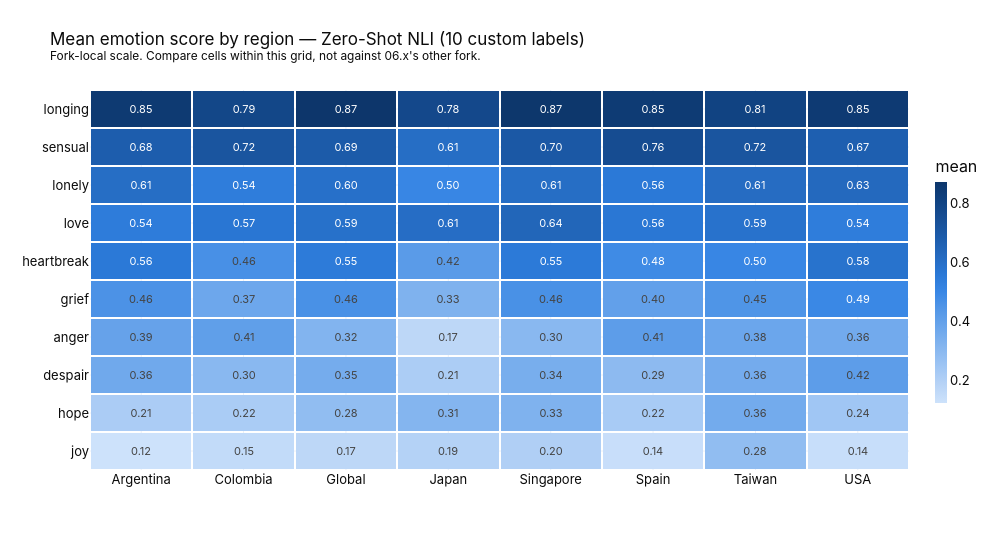

The cell this chart's notebook holds for it:
### Markdown cell above
### 3. Regional emotion profile — raw mean scores *(fork-local)*

Mean score per region per emotion, on this fork's native scale. Useful for
reading *within* the grid (which emotion runs hottest in a region), **not** for
comparing a cell against the sibling notebook's same-named cell.

### Code cell
heat = df.groupby("region")[charted_cols].mean().reindex(regions)
heat.columns = charted_names

fig = px.imshow(
    heat.T,
    labels=dict(x="", y="", color="mean score"),
    color_continuous_scale=SEQ_BLUE,
    aspect="auto",
    text_auto=".2f",
)
fig.update_traces(
    textfont_size=11,
    hovertemplate="<b>%{x}</b> · %{y}<br>mean score %{z:.3f}<extra></extra>",
    xgap=2, ygap=2,   # surface gap between cells
)
fig.update_layout(
    title=f"Mean emotion score by region — {LABEL}<br>"
          f"<sup>Fork-local scale. Compare cells within this grid, not against 06.x's other fork.</sup>",
    height=60 + 34 * len(charted_names) + 140, width=1000,
    coloraxis_colorbar=dict(title="mean", thickness=12, len=0.7),
    **LAYOUT,
)
fig.show()
display(heat.round(3))

### Figure 1 — Plotly figure (JSON) as saved in the notebook; plotly's stock layout.template omitted (floating-point values rounded to 4 significant figures)
{"data": [{"coloraxis": "coloraxis", "hovertemplate": "<b>%{x}</b> · %{y}<br>mean score %{z:.3f}<extra></extra>", "name": "0", "textfont": {"size": 11}, "texttemplate": "%{z:.2f}", "type": "heatmap", "x": ["Argentina", "Colombia", "Global", "Japan", "Singapore", "Spain", "Taiwan", "USA"], "xaxis": "x", "xgap": 2, "y": ["longing", "sensual", "lonely", "love", "heartbreak", "grief", "anger", "despair", "hope", "joy"], "yaxis": "y", "ygap": 2, "z": [[0.8525, 0.788, 0.8732, 0.7808, 0.8692, 0.848, 0.8064, 0.8501], [0.6802, 0.7204, 0.6917, 0.6052, 0.703, 0.7613, 0.7196, 0.6712], [0.6063, 0.5389, 0.5962, 0.5032, 0.607, 0.5575, 0.6148, 0.6263], [0.542, 0.5684, 0.5925, 0.6075, 0.6426, 0.5646, 0.5865, 0.5372], [0.557, 0.4645, 0.5485, 0.4218, 0.5513, 0.4841, 0.5006, 0.5836], [0.4552, 0.3729, 0.4616, 0.3264, 0.4622, 0.4012, 0.4476, 0.4946], [0.3918, 0.4073, 0.3186, 0.1675, 0.3025, 0.4141, 0.3767, 0.3605], [0.3644, 0.3013, 0.3518, 0.2113, 0.3435, 0.2915, 0.3551, 0.415], [0.2141, 0.2162, 0.2807, 0.3145, 0.326, 0.221, 0.3562, 0.2413], [0.1218, 0.1524, 0.1687, 0.191, 0.201, 0.1364, 0.2797, 0.1396]]}], "layout": {"coloraxis": {"colorbar": {"len": 0.7, "thickness": 12, "title": {"text": "mean"}}, "colorscale": [[0.0, "#cde2fb"], [0.08333, "#b7d3f6"], [0.1667, "#9ec5f4"], [0.25, "#86b6ef"], [0.3333, "#6da7ec"], [0.4167, "#5598e7"], [0.5, "#3987e5"], [0.5833, "#2a78d6"], [0.6667, "#256abf"], [0.75, "#1c5cab"], [0.8333, "#184f95"], [0.9167, "#104281"], [1.0, "#0d366b"]]}, "font": {"color": "#0b0b0b", "family": "Inter, -apple-system, Helvetica, sans-serif", "size": 13}, "height": 540, "margin": {"b": 70, "l": 90, "r": 40, "t": 90}, "title": {"font": {"size": 17}, "text": "Mean emotion score by region — Zero-Shot NLI (10 custom labels)<br><sup>Fork-local scale. Compare cells within this grid, not against 06.x's other fork.</sup>"}, "width": 1000, "xaxis": {"anchor": "y", "domain": [0.0, 1.0]}, "yaxis": {"anchor": "x", "autorange": "reversed", "domain": [0.0, 1.0]}}}
